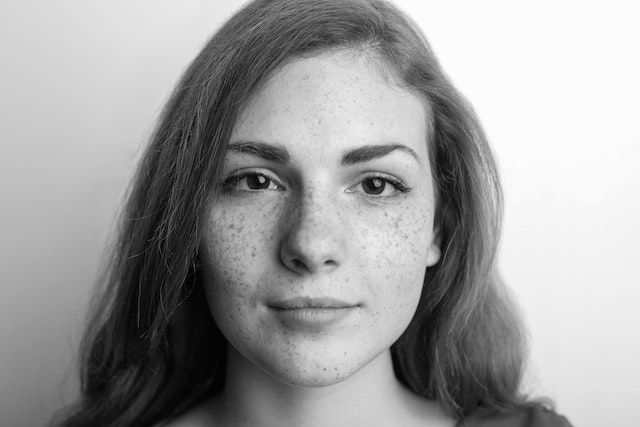
#> input picture img/input_image.jpg, 640 x 427 px
$ jupyter execute main.ipynb
#> lines starting #> are read from the running program, lines starting #| are printed output that depends on the picture; after the words box and inside, x2 and y2 are one past the last pixel; in counts of white or black regions, pixels touching at a corner belong together
[cell 1]
import cv2
import numpy as np
import matplotlib.pyplot as plt

[cell 2]
# Ideal Filter
def ideal_filter(img, cutoff):
    # Perform Fourier Transform
    f = np.fft.fft2(img)
    fshift = np.fft.fftshift(f)

    rows, cols = fshift.shape
    mask = np.zeros((rows, cols), dtype='float')

    crow, ccol = rows / 2, cols / 2

    # Create ideal filter mask
    for i in range(rows):
        for j in range(cols):
            c = np.sqrt((i - crow) ** 2 + (j - ccol) ** 2)
            if c <= cutoff:
                mask[i, j] = 1
            else:
                mask[i, j] = 0

    # Apply the mask to the frequency domain
    fshift = fshift * mask

    # Perform inverse Fourier Transform
    f_ishift = np.fft.ifftshift(fshift)
    img_filtered = np.fft.ifft2(f_ishift)
    img_filtered = np.abs(img_filtered)

    # Normalize pixel values
    img_filtered = img_filtered / np.max(img_filtered) * 255
    img_filtered = img_filtered.astype(np.uint8)

    return img_filtered

[cell 3]
# Butterworth Filter
def butterworth_filter(img, cutoff, order):
    # Perform Fourier Transform
    f = np.fft.fft2(img)
    fshift = np.fft.fftshift(f)

    rows, cols = fshift.shape
    crow, ccol = rows / 2, cols / 2
    mask = np.zeros((rows, cols), dtype='float')

    # Create Butterworth filter mask
    for i in range(rows):
        for j in range(cols):
            mask[i, j] = 1 / (1 + ((np.sqrt((i - crow) ** 2 + (j - ccol) ** 2)) / cutoff) ** (2 * order))

    # Apply the mask to the frequency domain
    fshift = fshift * mask

    # Perform inverse Fourier Transform
    f_ishift = np.fft.ifftshift(fshift)
    img_filtered = np.fft.ifft2(f_ishift)
    img_filtered = np.abs(img_filtered)

    # Normalize pixel values
    img_filtered = img_filtered / np.max(img_filtered) * 255
    img_filtered = img_filtered.astype(np.uint8)

    return img_filtered

[cell 4]
# Gaussian Filter
def gaussian_filter(img, sigma):
    # Perform Fourier Transform
    f = np.fft.fft2(img)
    fshift = np.fft.fftshift(f)

    rows, cols = fshift.shape
    crow, ccol = rows / 2, cols / 2
    mask = np.zeros((rows, cols), dtype='float')

    # Create Gaussian filter mask
    for i in range(rows):
        for j in range(cols):
            mask[i, j] = np.exp(-((i - crow) ** 2 + (j - ccol) ** 2) / (2 * sigma ** 2))

    # Apply the mask to the frequency domain
    fshift = fshift * mask

    # Perform inverse Fourier Transform
    f_ishift = np.fft.ifftshift(fshift)
    img_filtered = np.fft.ifft2(f_ishift)
    img_filtered = np.abs(img_filtered)

    # Normalize pixel values
    img_filtered = img_filtered / np.max(img_filtered) * 255
    img_filtered = img_filtered.astype(np.uint8)

    return img_filtered

[cell 5]
# Load input image
img = cv2.imread('img/input_image.jpg', 0)
#> img is the input picture: shape (427, 640); min 0, max 255, mean 158.3

[cell 6]
# Create face masks
all_face = np.zeros_like(img)
all_face = cv2.ellipse(all_face, (315, 210), (120, 170), 0, 0, 360, 255, -1)

face_mask = np.zeros_like(img)
cv2.ellipse(face_mask, (250, 172), (42, 32), 0, 0, 360, 255, -1)
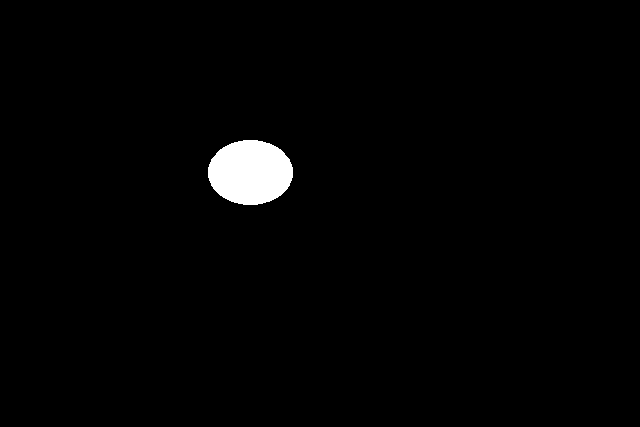
#> face_mask: shape (427, 640); 1.6% white; 1 white region, box (x1, y1, x2, y2) and area: (208, 140, 293, 205) 4345
cv2.ellipse(face_mask, (380, 172), (42, 32), 0, 0, 360, 255, -1)
cv2.ellipse(face_mask, (315, 310), (45, 15), 0, 0, 360, 255, -1)
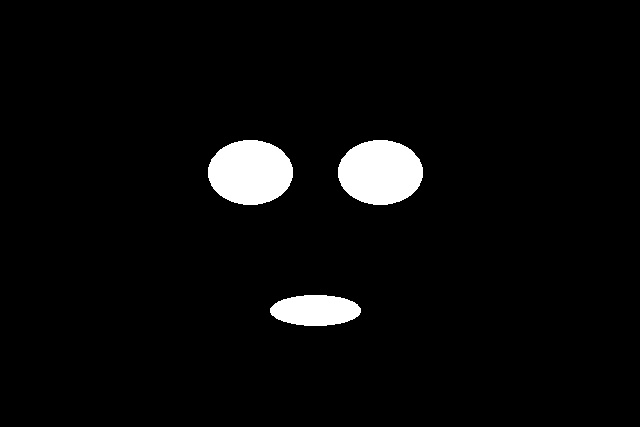
#> face_mask: shape (427, 640); 4% white; 3 white regions, box (x1, y1, x2, y2) and area: (208, 140, 293, 205) 4345, (338, 140, 423, 205) 4345, (270, 295, 361, 326) 2226
cv2.circle(face_mask, (300, 265), 6, 255, -1)
#> face_mask: shape (427, 640); 4% white; 4 white regions, box (x1, y1, x2, y2) and area: (208, 140, 293, 205) 4345, (338, 140, 423, 205) 4345, (270, 295, 361, 326) 2226, (294, 259, 307, 272) 113
cv2.circle(face_mask, (330, 265), 6, 255, -1)
#> face_mask: shape (427, 640); 4.1% white; 5 white regions, box (x1, y1, x2, y2) and area: (208, 140, 293, 205) 4345, (338, 140, 423, 205) 4345, (270, 295, 361, 326) 2226, (294, 259, 307, 272) 113, (324, 259, 337, 272) 113

[cell 7]
# Apply area filter to combine filtered regions with the original image
def area_filter(filtered_img):
    rows, cols = img.shape
    mask_img = np.zeros((rows, cols), dtype='float')
    for i in range(rows):
        for j in range(cols):
            if(all_face[i, j] == 255 and face_mask[i, j] != 255):
                mask_img[i, j] = filtered_img[i, j]
            else:
                mask_img[i, j] = img[i, j]
    return mask_img

[cell 8]
# Apply filters
cutoff_frequency = 35
ideal_filtered = area_filter(ideal_filter(img, cutoff_frequency))
#> after the loop in ideal_filter, `for i in range(rows):`:
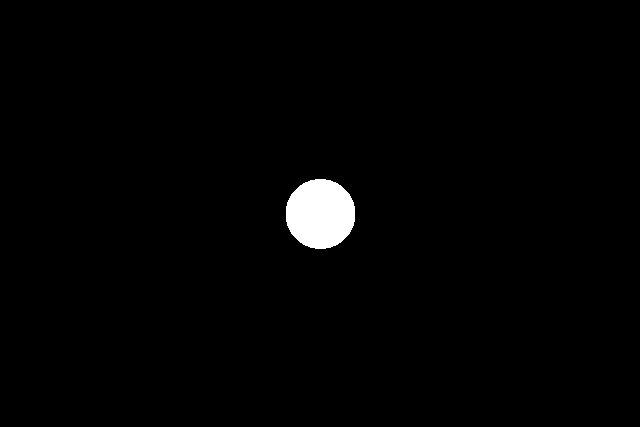
#> mask: shape (427, 640) float64; values 0 (black) and 1 (white), 1.4% white; 1 white region, box (x1, y1, x2, y2) and area: (286, 179, 355, 249) 3834
#> in ideal_filter, `img_filtered = np.abs(img_filtered)`:
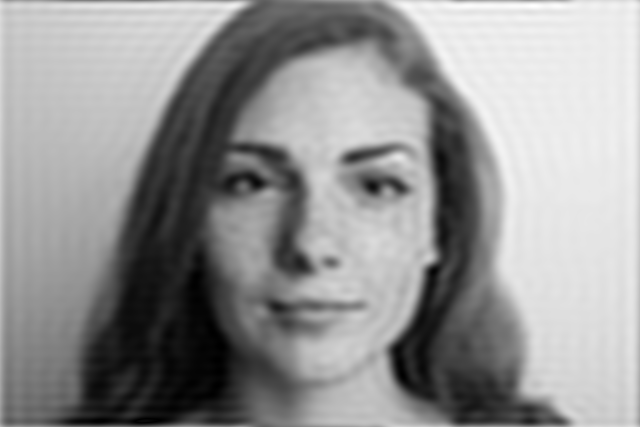
#> img_filtered: shape (427, 640) float64; min 0.202, max 272.1, mean 158.3; drawn with min black and max white
#> in area_filter, `rows, cols = img.shape`: rows = 427; cols = 640

cutoff_frequency = 25
order = 2
butterworth_filtered = area_filter(butterworth_filter(img, cutoff_frequency, order))

sigma = 25
gaussian_filtered = area_filter(gaussian_filter(img, sigma))
#> after the loop in gaussian_filter, `for i in range(rows):`:
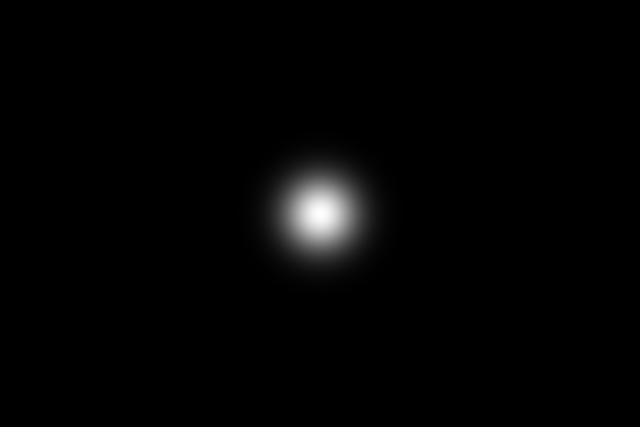
#> mask: shape (427, 640) float64; min 3.85e-52, max 1, mean 0.0144
#> in gaussian_filter, `img_filtered = img_filtered / np.max(img_filtered) * 255`:
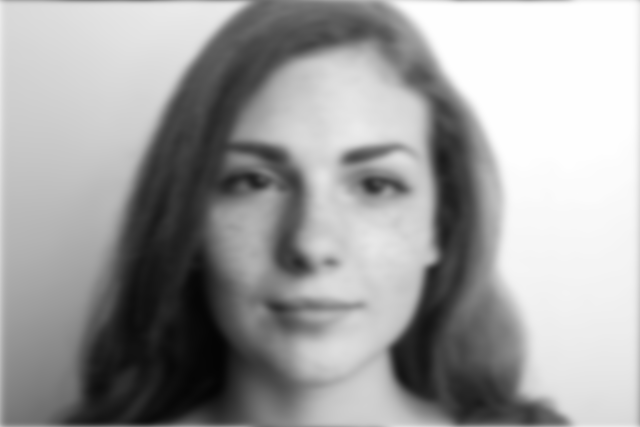
#> img_filtered: shape (427, 640) float64; min 4.51, max 255, mean 160.1

[cell 9]
# Combine filtered images
ideal_butterworth_filtered = area_filter((ideal_filtered + butterworth_filtered) / 2)
butterworth_gaussian_filtered = area_filter((butterworth_filtered + gaussian_filtered) / 2)
ideal_gaussian_filtered = area_filter((ideal_filtered + gaussian_filtered) / 2)
img_filtered = area_filter((ideal_filtered + butterworth_filtered + gaussian_filtered) / 3)

[cell 10]
# Save filtered images
cv2.imwrite('img/output_ideal.jpg', ideal_filtered)
cv2.imwrite('img/output_butterworth.jpg', butterworth_filtered)
cv2.imwrite('img/output_gaussian.jpg', gaussian_filtered)
cv2.imwrite('img/output_ideal_butterworth.jpg', ideal_butterworth_filtered)
cv2.imwrite('img/output_butterworth_gaussian.jpg', butterworth_gaussian_filtered)
cv2.imwrite('img/output_ideal_gaussian.jpg', ideal_gaussian_filtered)
cv2.imwrite('img/output_all.jpg', img_filtered)
#> Out = True

[cell 11]
# Display results
plt.figure(figsize=(25, 8))

plt.subplot(2, 4, 1)
plt.title("Input")
plt.imshow(img, cmap='gray')
plt.axis("off")

plt.subplot(2, 4, 2)
plt.title("Ideal Filter")
plt.imshow(ideal_filtered, cmap='gray')
plt.axis("off")

plt.subplot(2, 4, 3)
plt.title("Butterworth Filter")
plt.imshow(butterworth_filtered, cmap='gray')
plt.axis("off")

plt.subplot(2, 4, 4)
plt.title("Gaussian Filter")
plt.imshow(gaussian_filtered, cmap='gray')
plt.axis("off")

plt.subplot(2, 4, 5)
plt.title("Ideal Butterworth Filter")
plt.imshow(ideal_butterworth_filtered, cmap='gray')
plt.axis("off")

plt.subplot(2, 4, 6)
plt.title("Butterworth Gaussian Filter")
plt.imshow(butterworth_gaussian_filtered, cmap='gray')
plt.axis("off")

plt.subplot(2, 4, 7)
plt.title("Ideal Gaussian Filter")
plt.imshow(ideal_gaussian_filtered, cmap='gray')
plt.axis("off")

plt.subplot(2, 4, 8)
plt.title("All Filter")
plt.imshow(img_filtered, cmap='gray')
plt.axis("off")

plt.tight_layout()
plt.savefig("img/result_of_image.jpg")
plt.show()
